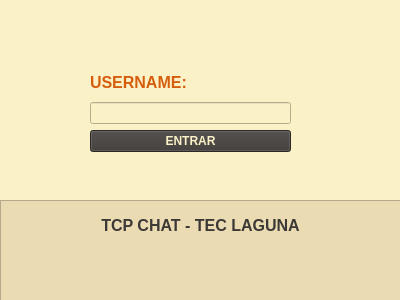
<?xml version="1.0" encoding="UTF-8"?>
<ui version="4.0">
 <class>LoginForm</class>
 <widget class="QWidget" name="LoginForm">
  <property name="geometry">
   <rect>
    <x>0</x>
    <y>0</y>
    <width>400</width>
    <height>300</height>
   </rect>
  </property>
  <property name="minimumSize">
   <size>
    <width>400</width>
    <height>300</height>
   </size>
  </property>
  <property name="maximumSize">
   <size>
    <width>400</width>
    <height>300</height>
   </size>
  </property>
  <property name="windowTitle">
   <string>Form</string>
  </property>
  <property name="styleSheet">
   <string notr="true">background-color: #fbf1c7</string>
  </property>
  <widget class="QFrame" name="frame">
   <property name="geometry">
    <rect>
     <x>0</x>
     <y>200</y>
     <width>401</width>
     <height>101</height>
    </rect>
   </property>
   <property name="styleSheet">
    <string notr="true">background-color: #ebdbb2</string>
   </property>
   <property name="frameShape">
    <enum>QFrame::StyledPanel</enum>
   </property>
   <property name="frameShadow">
    <enum>QFrame::Raised</enum>
   </property>
   <widget class="QLabel" name="label">
    <property name="geometry">
     <rect>
      <x>10</x>
      <y>10</y>
      <width>381</width>
      <height>31</height>
     </rect>
    </property>
    <property name="styleSheet">
     <string notr="true">color: #3c3836;</string>
    </property>
    <property name="text">
     <string>&lt;html&gt;&lt;head/&gt;&lt;body&gt;&lt;p align=&quot;center&quot;&gt;&lt;span style=&quot; font-size:12pt; font-weight:700;&quot;&gt;TCP CHAT - TEC LAGUNA&lt;/span&gt;&lt;/p&gt;&lt;/body&gt;&lt;/html&gt;</string>
    </property>
   </widget>
  </widget>
  <widget class="QWidget" name="verticalLayoutWidget">
   <property name="geometry">
    <rect>
     <x>90</x>
     <y>70</y>
     <width>201</width>
     <height>82</height>
    </rect>
   </property>
   <layout class="QVBoxLayout" name="verticalLayout">
    <item>
     <widget class="QLabel" name="label_2">
      <property name="enabled">
       <bool>true</bool>
      </property>
      <property name="autoFillBackground">
       <bool>false</bool>
      </property>
      <property name="styleSheet">
       <string notr="true">color: #d65d0e;</string>
      </property>
      <property name="text">
       <string>&lt;html&gt;&lt;head/&gt;&lt;body&gt;&lt;p&gt;&lt;span style=&quot; font-size:12pt; font-weight:700;&quot;&gt;USERNAME:&lt;/span&gt;&lt;/p&gt;&lt;/body&gt;&lt;/html&gt;</string>
      </property>
     </widget>
    </item>
    <item>
     <widget class="QLineEdit" name="username_input">
      <property name="styleSheet">
       <string notr="true">color: #282828;</string>
      </property>
     </widget>
    </item>
    <item>
     <widget class="QPushButton" name="login_button">
      <property name="font">
       <font>
        <bold>true</bold>
       </font>
      </property>
      <property name="styleSheet">
       <string notr="true">background-color: #3c3836;
color: #fbf1c7;
</string>
      </property>
      <property name="text">
       <string>ENTRAR</string>
      </property>
     </widget>
    </item>
   </layout>
  </widget>
 </widget>
 <resources/>
 <connections/>
</ui>
